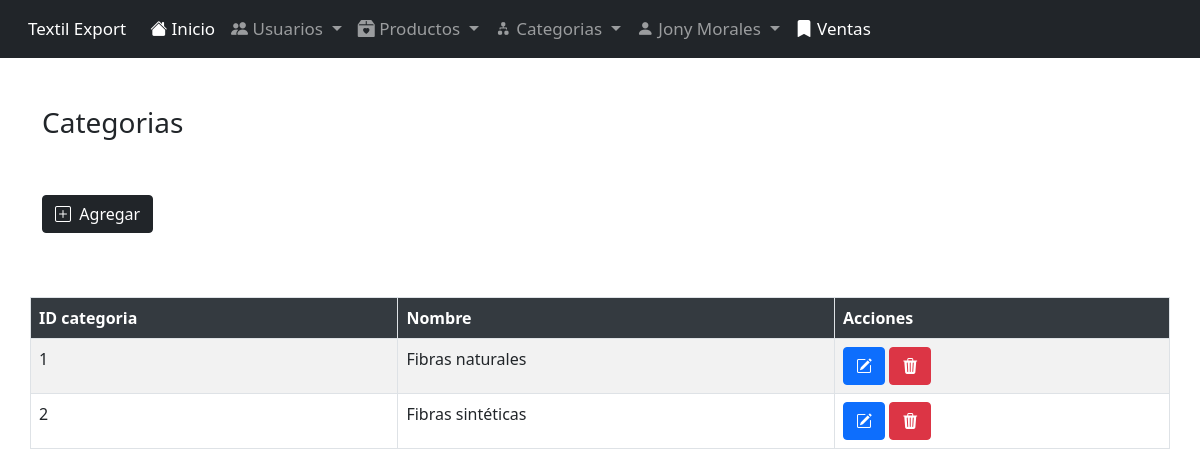
/Categorias (signed in), run on the app's committed database.
### tables this page shows
CREATE TABLE IF NOT EXISTS `categoria` (
  `id_categoria` char(2) NOT NULL,
  `nombre_categoria` varchar(50) NOT NULL,
  `estado_categoria` int NOT NULL DEFAULT '1',
  PRIMARY KEY (`id_categoria`)
);

### index.php (called while the page is built, shortened)
<?php
include_once "./controllers/CategoriasController.php";
$router = new Routing();
$method=$router->method;
$param=$router->param;
$controller=new $controller;
$controller->$method($param);

### models/ConexionModel.php (called while the page is built, shortened)
<?php
abstract class ModelPDO{
        private $db_host="localhost";
        private $db_user="root";
        private $db_pass="";
        private $db_name="textil-export";
        protected $conn;
        protected function db_open()
        {
            try
            {
                $this->conn= new PDO("mysql: host=$this->db_host;dbname=$this->db_name;charset=utf8" ,$this->db_user,$this->db_pass);
            }
            catch(PDOException $e)
            {
                echo $e->getMessage();
            }
        }
        protected function db_close()
        {
            $this->conn=null;
        }
        protected function get_query($query,$params=array())
        {
            $rows= [];
            $stmt = $this->conn->prepare($query);
            $stmt->execute($params);
            while($rows[]=$stmt->fetch(PDO::FETCH_ASSOC));
            array_pop($rows);
            return $rows;
        }
}

### models/CategoriasModel.php (called while the page is built, shortened)
<?php
require_once "ConexionModel.php";
class CategoriasModel extends ModelPDO{
    public function get($id=''){
        if($id==''){
            $query="SELECT * FROM categoria WHERE estado_categoria='1'";
            return $this->get_query($query);
        }
        else{
            $query= "SELECT * FROM categoria WHERE id_categoria=:id_categoria AND estado_categoria='1'";
            return $this->get_query($query,[":id_categoria"=>$id]);
        }
    }
}

### views/Categorias/index.php (the view, shortened to what this page needs)
<!DOCTYPE html>
<html lang="en">
<head>
    <?php
        include 'views/header.php';
    ?>
</head>
<body>
<?php
        include 'views/menu.php';
    ?>
<div class="container">
            <div class="row my-5">
                <h3>Categorias</h3>
            </div>
            <div class="col-md-12">
            <a type="button" class="btn btn-dark btn-md" href="<?=PATH?>/Categorias/create"><i class="bi bi-plus-square"></i>&nbsp; Agregar</a>
            </div>
            <div class="row mx-6 mt-5">
        <div class="col ml-5">
            <div class="row mt-3">
                <table class="table table-striped table-bordered table-hover table-responsive table-condensed">
                    <thead class="Te" style="background-color: #343a40; color:white">
                        <tr>
                            <th>ID categoria</th>
                            <th>Nombre</th>
                            <th>Acciones</th>
                        </tr>
                    </thead>
                    <tbody>
                        <?php
                   foreach ($categorias as $categoria)
                   {
                   ?>
                        <tr < id="id_<?=$categoria['id_categoria']?>">
                            <td><?=$categoria['id_categoria']?></td>
                            <td><?=$categoria['nombre_categoria']?></td>
                            <td>
                                    <a title="Editar" class="btn btn-primary btn-circle" href="<?=PATH?>/Categorias/Edit/<?=$categoria['id_categoria']?>"><i class="bi bi-pencil-square"></i></span></a>
                                    <a title="Eliminar"  class="btn btn-danger btn-circle" href="<?=PATH?>/Categorias/Delete/<?=$categoria['id_categoria']?>"><i class="bi bi-trash3-fill"></i></span></a>
                                </td>
                        </tr>
                        <?php
                        }
                    ?>
                    </tbody>
                </table>
            </div>
        </div>
            </div>
</div>
    </body>
</html>

### views/assets/css/nav.css (style rules this page uses)
a { text-decoration: none; color: white; font-size: 17px; }

### views/assets/css/all.css (style rules this page uses)
body { background-color: white; }

### data on the page
categoria: id_categoria "1", nombre_categoria "Fibras naturales"
categoria: id_categoria "2", nombre_categoria "Fibras sintéticas"

### other printed values
$_SESSION['login_buffer']['nombre'] "Jony Morales"
